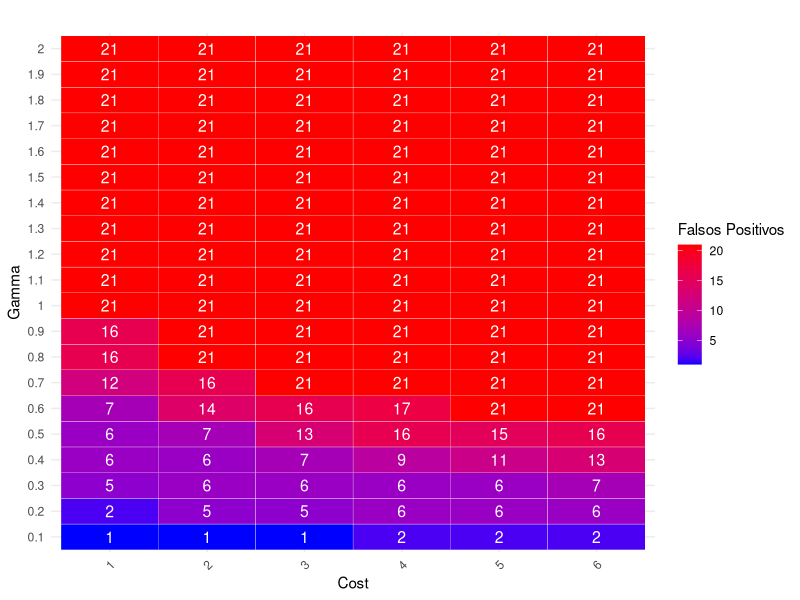
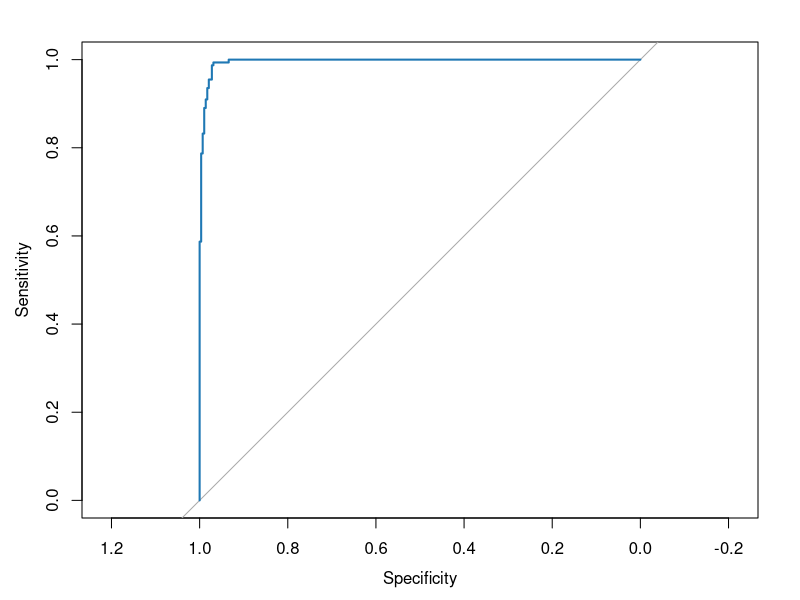
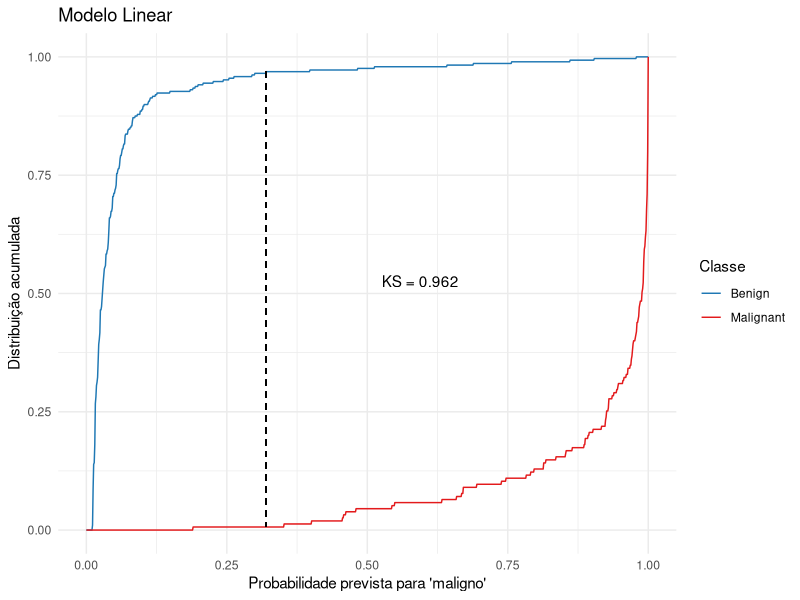
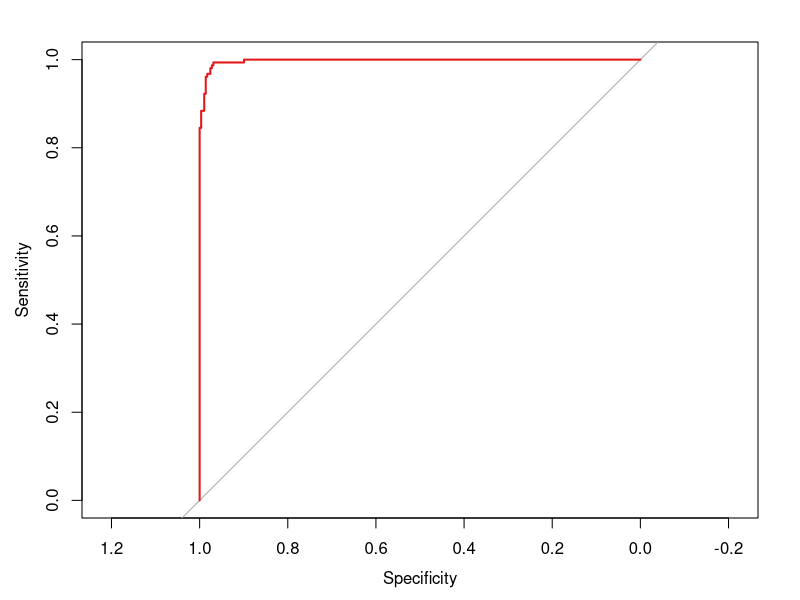
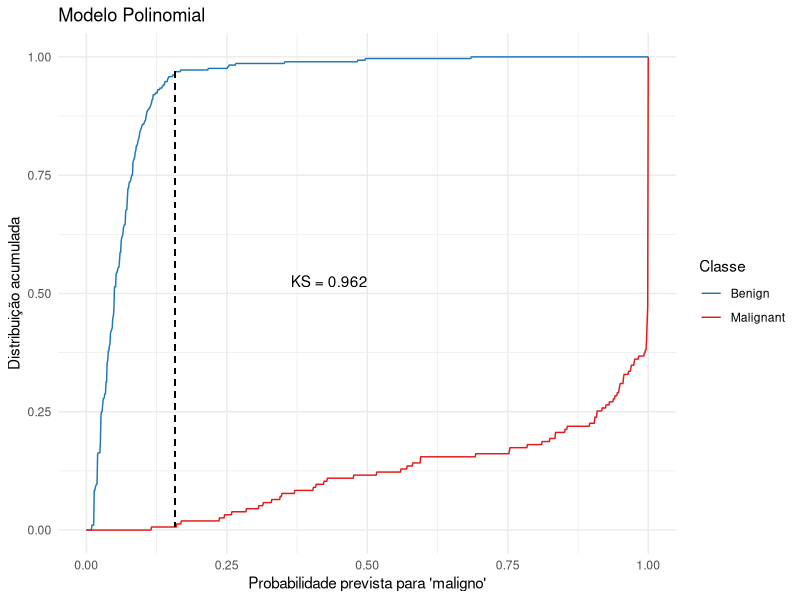

Generate these figures, in order, with R: (Note: this script raises an error after producing the figures.)
## ---- chunk 1
knitr::opts_chunk$set(echo = TRUE, warning = FALSE, message = FALSE)
## ---- chunk 2

load_or_install <- function(packages) {
  for (package_name in packages) {
    if (!requireNamespace(package_name, quietly = TRUE)) {
      install.packages(package_name)
    }
    suppressPackageStartupMessages(library(package_name, character.only = TRUE))
  }
}

required_packages <- c(
  "mlbench", "e1071", "caret", "dplyr", "ggplot2", "reshape2", "pROC", "gridExtra", "scales"
)

load_or_install(required_packages)
## ---- chunk 3
data("BreastCancer")
bc <- BreastCancer[, -1]
bc[bc == "?"] <- NA
bc <- na.omit(bc)
table(BreastCancer$Class)
table(bc$Class)
bc[, -10] <- lapply(bc[, -10], function(x) as.numeric(as.character(x)))
bc$Class <- as.factor(bc$Class)

## ---- chunk 4
set.seed(64324)
trainIndex <- createDataPartition(bc$Class, p = 0.35, list = FALSE)
trainData <- bc[trainIndex, ]
testData  <- bc[-trainIndex, ]

trainData$Classe <- "Treino"
testData$Classe  <- "Teste"
combinedData <- bind_rows(trainData, testData)

trainData <- trainData[,-11]
testData <- testData[,-11]

## ---- chunk 5
# Achando o melhor modelo ------------------------------------------------------

buscar_melhor_modelo_fp <- function(gammas, costs,
                                    kernel = "poly",#melhor performance 
                                    train_data, test_data) {
  # Pacotes
  if (!requireNamespace("e1071", quietly = TRUE)) install.packages("e1071")
  if (!requireNamespace("caret", quietly = TRUE)) install.packages("caret")
  library(e1071)
  library(caret)
  
  # Resultado inicial
  resultados <- data.frame(
    Gamma = numeric(),
    Cost = numeric(),
    Falsos_Positivos = numeric(),
    Accuracy = numeric(),
    Recall = numeric(),
    Specificity = numeric(),
    Balanced_Accuracy = numeric(),
    Kappa = numeric(),
    stringsAsFactors = FALSE
  )
  
  # Loop sobre gama e custo
  for (g in gammas) {
    for (c in costs) {
      
      # Treinar modelo
      modelo <- svm(Class ~ ., data = train_data, kernel = kernel,
                    gamma = g, cost = c, cross=10, probability = TRUE)
      
      
      # Prever
      predicoes <- predict(modelo, test_data)
      
      # Matriz de confusão
      conf_mat <- confusionMatrix(predicoes, test_data$Class)
      
      # Falsos Positivos Médicos
      # (Previu maligno e era benigno)
      tabela <- conf_mat$table
      falsos_positivos <- tabela["malignant","benign"]
      
      # Métricas extras
      acc <- conf_mat$overall["Accuracy"]
      recall <- conf_mat$byClass["Sensitivity"]
      specificity <- conf_mat$byClass["Specificity"]
      balanced_acc <- (recall + specificity) / 2
      kappa <- conf_mat$overall["Kappa"]
      
      # Salvar resultados
      resultados <- rbind(resultados, data.frame(
        Gamma = g,
        Cost = c,
        Falsos_Positivos = falsos_positivos,
        Accuracy = acc,
        Recall = recall,
        Specificity = specificity,
        Balanced_Accuracy = balanced_acc,
        Kappa = kappa
      ))
    }
  }
  
  # Encontrar o melhor (menor falsos positivos)
  melhor_idx <- which.min(resultados$Falsos_Positivos)
  melhor_modelo <- resultados[melhor_idx, ]
  
  # Reajustar o modelo com os melhores parâmetros
  melhor_fit <- svm(Class ~ ., data = train_data,
                    kernel = kernel,
                    gamma = melhor_modelo$Gamma,
                    cost = melhor_modelo$Cost,
                    cross = 10,
                    probability = TRUE)
  
  # Retornar
  return(list(
    Resultados_Grade = resultados,
    Melhor_Modelo = melhor_modelo,
    Modelo_Fit = melhor_fit
  ))
}


# Definindo a faixa de valores
gammas <- seq(0.1, 2, by = 0.1)
costs <- seq(1, 6, by = 1)

# Executando a busca
resultado_busca <- buscar_melhor_modelo_fp(
  gammas = gammas,
  costs = costs,
  kernel = "polynomial", # tem que alterar para cada kernel => radial ou linear ou sigmoid
  train_data = trainData,
  test_data = testData
)

# Visualizar a tabela completa
#resultado_busca$Resultados_Grade

# Visualizar o melhor modelo encontrado
resultado_busca$Melhor_Modelo

# Acessar o modelo treinado final
resultado_busca$Modelo_Fit

# Falsos positivos
resultado_busca$Melhor_Modelo$Falsos_Positivos


# LINEAR 8
# poly 11
# POLYNOMIAL 1 -> VENCEDOR!!!!
# SIGMOID 8

# VISUALIZANDO GRÁFICAMENTE_____________________________________________________

# Gerar Heatmap dos Falsos Positivos
plot_fp_heatmap <- function(resultados_grade) {
  if (!requireNamespace("ggplot2", quietly = TRUE)) install.packages("ggplot2")
  library(ggplot2)
  
  ggplot(resultados_grade, aes(x = as.factor(Cost),
                               y = as.factor(Gamma), fill = Falsos_Positivos)) +
    geom_tile(color = "white") +
    geom_text(aes(label = Falsos_Positivos), color = "white", size = 4) +
    scale_fill_gradient(low = "blue", high = "red") +
    labs(title = "",
         x = "Cost",
         y = "Gamma",
         fill = "Falsos Positivos") +
    theme_minimal() +
    theme(axis.text.x = element_text(angle = 45, hjust = 1))
}

# Só rodar:

plot_fp_heatmap(resultado_busca$Resultados_Grade)
## ---- chunk 6
# Modelos SVM ------------------------------------------------------------------
# MODELO poly ------------------------------------------------------------------


# SVM poly com parâmetros ajustados + cross-validation
fit.poly <- svm(Class ~ ., data = trainData,
                kernel = "polynomial",
                gamma = 0.1,
                cost = 1,
                cross=10,
                probability = TRUE)

summary(fit.poly)

# Previsão com modelo ajustado
pred_final_poly <- predict(fit.poly, testData, probability = TRUE)
conf_matrix <- confusionMatrix(pred_final_poly, testData$Class)
print(conf_matrix)





# MODELO LINEAR-----------------------------------------------------------------

# Ajustar o modelo Linear também com cross-validation
fit.linear <- svm(Class ~ ., data = trainData,
                  kernel = "linear",
                  gamma = 0.1,
                  cost = 1,  # Podemos começar com cost padrão = 1
                  cross = 10,
                  probability = TRUE)

# Predição com modelo Linear ajustado
pred_final_linear <- predict(fit.linear, testData, probability = TRUE)

# Matriz de confusão
conf_matrix_linear <- confusionMatrix(pred_final_linear, testData$Class)
print(conf_matrix_linear)


## ---- chunk 7

# Comparação SVM poly vs SVM Linear - MODELOS AJUSTADOS-----------------------

# Avaliação polynomial
conf_poly <- confusionMatrix(pred_final_poly,
                               testData$Class)  # usando pred_final do fit.poly
probs_poly <- attr(predict(fit.poly, testData,
                             probability = TRUE), "probabilities")[, "malignant"]
roc_poly <- roc(testData$Class, probs_poly,
                  levels = c("benign", "malignant"), direction = "<")
auc_poly <- auc(roc_poly)

# Avaliação Linear
conf_linear <- confusionMatrix(pred_final_linear,
                               testData$Class)  # usando pred_final_linear do fit.linear
probs_linear <- attr(predict(fit.linear, testData,
                             probability = TRUE), "probabilities")[, "malignant"]
roc_linear <- roc(testData$Class, probs_linear,
                  levels = c("benign", "malignant"), direction = "<")
auc_linear <- auc(roc_linear)

# Função para calcular Precision e F1-Score
calc_metrics <- function(conf_mat) {
  precision <- conf_mat$byClass["Pos Pred Value"]  # Precision
  recall <- conf_mat$byClass["Sensitivity"]        # Recall
  specificity <- conf_mat$byClass["Specificity"]   # Specificity
  f1 <- 2 * ((precision * recall) / (precision + recall)) # F1 Score
  balanced_acc <- (recall + specificity) / 2              # Balanced Accuracy
  kappa <- conf_mat$overall["Kappa"]                      # Kappa
  
  return(c(precision, recall, specificity, f1, balanced_acc, kappa))
}

# Aplicar função
metrics_poly <- calc_metrics(conf_poly)
metrics_linear <- calc_metrics(conf_linear)

# Construir Tabela Final
resultado_completo <- data.frame(
  Modelo = c("SVM polynomial (ajustado)", "SVM Linear (ajustado)"),
  Acuracia = c(conf_poly$overall["Accuracy"], conf_linear$overall["Accuracy"]),
  Precision = c(metrics_poly[1], metrics_linear[1]),
  Recall = c(metrics_poly[2], metrics_linear[2]),
  Specificity = c(metrics_poly[3], metrics_linear[3]),
  F1_Score = c(metrics_poly[4], metrics_linear[4]),
  Balanced_Accuracy = c(metrics_poly[5], metrics_linear[5]),
  Kappa = c(metrics_poly[6], metrics_linear[6]),
  AUC = c(auc_poly, auc_linear)
)

# Visualizar
print(resultado_completo)



## ---- chunk 8

# Curva ROC LINEAR -------------------------------------------------------------


# Calcular probabilidades previstas para o modelo Linear
probs_linear <- attr(predict(fit.linear, testData, probability = TRUE),
                     "probabilities")[, "malignant"]

# Curva ROC para modelo Linear
roc_curve_linear <- roc(testData$Class, probs_linear,
                        levels = c("benign", "malignant"), direction = "<")

# Plotar a Curva ROC
plot(roc_curve_linear, col = "#1f78b4", main = "")

# Calcular AUC
auc_linear <- auc(roc_curve_linear)
cat("AUC do Modelo Linear:", round(auc_linear, 3), "\n")


# Transformar classes em binárias (1 = "malignant", 0 = "benign")
y_true_linear <- ifelse(testData$Class == "malignant", 1, 0)

# Obter probabilidades previstas para a classe "malignant" do modelo linear
probs_linear <- attr(predict(fit.linear, testData, probability = TRUE),
                     "probabilities")[, "malignant"]

# Organizar em um data frame
df_ks_linear <- data.frame(probs = probs_linear, actual = y_true_linear)

# Separar as distribuições cumulativas
ecdf_malignant_linear <- ecdf(df_ks_linear$probs[df_ks_linear$actual == 1])
ecdf_benign_linear    <- ecdf(df_ks_linear$probs[df_ks_linear$actual == 0])

# Sequência de pontos para comparar
probs_seq_linear <- seq(0, 1, by = 0.001)

# Calcular as distâncias absolutas
diffs_linear <- abs(ecdf_malignant_linear(probs_seq_linear) - ecdf_benign_linear(probs_seq_linear))
ks_statistic_linear <- max(diffs_linear)

# Resultado da Estatística KS
cat("Estatística KS do Modelo Linear:", round(ks_statistic_linear, 3), "\n")

# Criar dataframe de ECDFs
df_ecdf_linear <- data.frame(
  Prob = probs_seq_linear,
  Benign = ecdf_benign_linear(probs_seq_linear),
  Malignant = ecdf_malignant_linear(probs_seq_linear)
)

# Adicionar coluna de diferença
df_ecdf_linear <- df_ecdf_linear %>%
  mutate(KS_Diff = abs(Malignant - Benign))

# Encontrar o ponto de maior separação (KS)
max_ks_linear <- df_ecdf_linear[which.max(df_ecdf_linear$KS_Diff), ]

# Gráfico para o Modelo Linear
ggplot(df_ecdf_linear, aes(x = Prob)) +
  geom_line(aes(y = Benign, color = "Benign")) +
  geom_line(aes(y = Malignant, color = "Malignant")) +
  geom_segment(aes(x = max_ks_linear$Prob, xend = max_ks_linear$Prob,
                   y = max_ks_linear$Benign, yend = max_ks_linear$Malignant),
               color = "black", linetype = "dashed") +
  annotate("text", x = max_ks_linear$Prob,
           y = (max_ks_linear$Benign + max_ks_linear$Malignant)/2,
           label = paste("KS =", round(ks_statistic_linear, 3)),
           vjust = -1, hjust = -1.5) +
  scale_color_manual(values = c("Benign" = "#1f78b4", "Malignant" = "#e31a1c")) +
  labs(title = "Modelo Linear",
       x = "Probabilidade prevista para 'maligno'",
       y = "Distribuição acumulada",
       color = "Classe") +
  theme_minimal()




# Curva ROC  poly --------------------------------------------------------------

# Probabilidades para classe "malignant" - Usando fit.poly ajustado
probs_poly <- attr(predict(fit.poly, testData,
                           probability = TRUE), "probabilities")[, "malignant"]

# Curva ROC para modelo poly ajustado
roc_curve_poly <- roc(testData$Class, probs_poly,
                      levels = c("benign", "malignant"), direction = "<")

# Plotar a Curva ROC
plot(roc_curve_poly, col = "#e31a1c",
     main = "")

# Calcular AUC
auc_value_poly <- auc(roc_curve_poly)
cat("AUC do Modelo Polinomial (ajustado):", round(auc_value_poly, 3), "\n")

# Isso significa que, em X% das vezes, o modelo consegue ranquear 
# um caso maligno acima de um benigno (em termos de probabilidade).


# ANALISANDO A DIFERENCIAÇÃO DAS DISTRIBUIÇÕES POR CLASSE ---------------------

# Transformar classes em binárias (1 = "malignant", 0 = "benign")
y_true_poly <- ifelse(testData$Class == "malignant", 1, 0)

# Organizar em um data frame
df_ks_poly <- data.frame(probs = probs_poly, actual = y_true_poly)

# Separar as distribuições cumulativas
ecdf_malignant_poly <- ecdf(df_ks_poly$probs[df_ks_poly$actual == 1])
ecdf_benign_poly    <- ecdf(df_ks_poly$probs[df_ks_poly$actual == 0])

# Sequência de pontos para comparar
probs_seq_poly <- seq(0, 1, by = 0.001)

# Calcular as distâncias absolutas
diffs_poly <- abs(ecdf_malignant_poly(probs_seq_poly) - ecdf_benign_poly(probs_seq_poly))
ks_statistic_poly <- max(diffs_poly)

# Resultado da Estatística KS
cat("Estatística KS do Modelo Polinomial (ajustado):",
    round(ks_statistic_poly, 3), "\n")

# Criar dataframe para plotagem das ECDFs
df_ecdf_poly <- data.frame(
  Prob = probs_seq_poly,
  Benign = ecdf_benign_poly(probs_seq_poly),
  Malignant = ecdf_malignant_poly(probs_seq_poly)
)

df_ecdf_poly <- df_ecdf_poly %>%
  mutate(KS_Diff = abs(Malignant - Benign))

# Encontrar o ponto máximo de separação (KS)
max_ks_poly <- df_ecdf_poly[which.max(df_ecdf_poly$KS_Diff), ]

# Gráfico de KS - Modelo poly
ggplot(df_ecdf_poly, aes(x = Prob)) +
  geom_line(aes(y = Benign, color = "Benign")) +
  geom_line(aes(y = Malignant, color = "Malignant")) +
  geom_segment(aes(x = max_ks_poly$Prob, xend = max_ks_poly$Prob,
                   y = max_ks_poly$Benign, yend = max_ks_poly$Malignant),
               color = "black", linetype = "dashed") +
  annotate("text", x = max_ks_poly$Prob,
           y = (max_ks_poly$Benign + max_ks_poly$Malignant)/2,
           label = paste("KS =", round(ks_statistic_poly, 3)),
           vjust = -1, hjust = -1.5) +
  scale_color_manual(values = c("Benign" = "#1f78b4", "Malignant" = "#e31a1c")) +
  labs(title = "Modelo Polinomial",
       x = "Probabilidade prevista para 'maligno'",
       y = "Distribuição acumulada",
       color = "Classe") +
  theme_minimal()


# COMPARAçÂO CURVA ROC E KS (LINEAR vc poly)----------------------------------

# Comparação AUC
cat("\nComparação de AUC:\n")
cat(" - SVM poly:", round(auc_poly, 3), "\n")
cat(" - SVM Linear:", round(auc_linear, 3), "\n")

if (auc_poly > auc_linear) {
  cat("Melhor AUC: SVM poly\n")
} else if (auc_poly < auc_linear) {
  cat("Melhor AUC: SVM Linear\n")
} else {
  cat("Empate em AUC\n")
}

# Comparação KS
cat("\nComparação de Estatística KS:\n")
cat(" - SVM poly:", round(ks_statistic_poly, 3), "\n")
cat(" - SVM Linear:", round(ks_statistic_linear, 3), "\n")

if (ks_statistic_poly > ks_statistic_linear) {
  cat("Maior separação KS: SVM poly\n")
} else if (ks_statistic_poly < ks_statistic_linear) {
  cat("Maior separação KS: SVM Linear\n")
} else {
  cat("Empate na Estatística KS\n")
}


## ---- chunk 9

# IMPORTANCIA DAS VARIÁVEIS-----------------------------------------------------

# Importância das variáveis
varImpPlot <- varImp(fit.poly)
print(varImpPlot)
plot(varImpPlot)

# Preparar o dataframe para ggplot
imp_df <- varImpPlot$importance
imp_df$Variable <- rownames(imp_df)

# Gráfico de Importância
ggplot(imp_df, aes(x = reorder(Variable, benign), y = benign)) +
  geom_col(fill = "#1f78b4") +
  coord_flip() +
  geom_hline(yintercept = 60, linetype = "dashed", color = "darkgray") +
  geom_hline(yintercept = 100, linetype = "dashed", color = "red") +
  geom_text(aes(label = round(benign, 1)), hjust = -0.1, size = 3.5, color = "black") +
  labs(title = "Importância das Variáveis - SVM Polinomial Ajustado",
       x = "Variável", y = "Importância (%)") +
  theme_minimal() +
  theme(axis.text = element_text(size = 10),
        plot.title = element_text(size = 14, face = "bold"))



## ---- chunk 10

# Fronteiras de Decisão das top 4 variáveis ------------------------------------

# Função para criar o gráfico de fronteira para um par de variáveis
plot_single_decision_boundary <- function(model_fit, train_data, var1, var2) {
  # Pacotes
  if (!requireNamespace("ggplot2", quietly = TRUE)) install.packages("ggplot2")
  library(ggplot2)
  
  # Calcular médias das variáveis
  media_vars <- sapply(train_data, function(x) if(is.numeric(x)) mean(x, na.rm = TRUE) else NA)
  
  # Criar grid variando apenas var1 e var2
  x_seq <- seq(min(train_data[[var1]]), max(train_data[[var1]]), length.out = 100)
  y_seq <- seq(min(train_data[[var2]]), max(train_data[[var2]]), length.out = 100)
  grid <- expand.grid(x_seq, y_seq)
  colnames(grid) <- c(var1, var2)
  
  # Preencher as demais variáveis com a média
  for (col in colnames(train_data)) {
    if (!(col %in% c(var1, var2, "Class"))) {
      grid[[col]] <- media_vars[col]
    }
  }
  
  # Previsão usando o modelo completo
  grid$Class <- predict(model_fit, newdata = grid)
  
  # Criar o gráfico
  p <- ggplot() +
    geom_point(data = grid, aes_string(x = var1, y = var2, color = "Class"),
               shape = 15, alpha = 0.3, size = 1) +
    geom_point(data = train_data, aes_string(x = var1, y = var2, color = "Class"),
               shape = 16, size = 1.8) +
    scale_color_manual(values = c("benign" = "#1f78b4", "malignant" = "#e31a1c")) +
    labs(title = paste("", var1, "vs", var2),
         x = var1, y = var2) +
    theme_minimal()
  
  return(p)
}


# Exemplo de chamada para uma dupla
plot1 <- plot_single_decision_boundary(fit.poly, testData, "Cell.size", "Cell.shape")
plot2 <- plot_single_decision_boundary(fit.poly, testData, "Cell.size", "Bare.nuclei")
plot3 <- plot_single_decision_boundary(fit.poly, testData, "Cell.size", "Bl.cromatin")
plot4 <- plot_single_decision_boundary(fit.poly, testData, "Cell.shape", "Bare.nuclei")
plot5 <- plot_single_decision_boundary(fit.poly, testData, "Cell.shape", "Bl.cromatin")
plot6 <- plot_single_decision_boundary(fit.poly, testData, "Bare.nuclei", "Bl.cromatin")

library(gridExtra)

grid.arrange(plot1, plot2, nrow = 1, ncol = 2)
grid.arrange(plot3, plot4, nrow = 1, ncol = 2)
grid.arrange(plot5, plot6, nrow = 1, ncol = 2)




## ---- chunk 11
# PCA e visualização ----------------------------------------------------------

# PCA GERAL

# Selecionar colunas numéricas
numeric_features_total <- combinedData %>% select(-Class, -Classe)

# PCA
pca_total_result <- prcomp(numeric_features_total, scale. = TRUE)

combinedData_PCA <- combinedData %>%
  mutate(PC1 = pca_total_result$x[, 1],
         PC2 = pca_total_result$x[, 2])

summary(pca_total_result)

ggplot(combinedData_PCA, aes(x = PC1, y = PC2, color = Class, shape = Classe)) +
  geom_point(alpha = 0.7) +
  labs(title = "Distribuição dos Dados no Espaço PCA") +
  theme_minimal() +
  scale_color_manual(values = c("benign" = "#1f78b4", "malignant" = "#e31a1c")) +
  scale_shape_manual(values = c(16, 17))



# Criando o modelo - Divisão treino e teste
set.seed(64324)
trainIndex <- createDataPartition(bc$Class, p = 0.35, list = FALSE)
trainData <- bc[trainIndex, ]
testData  <- bc[-trainIndex, ]

trainData$Classe <- "Treino"
testData$Classe  <- "Teste"



# Estrutura de treino:

# Selecionar colunas numéricas
numeric_features_train <- trainData %>% select(-Class, -Classe)

# PCA
pca_result_train <- prcomp(numeric_features_train, scale. = TRUE)

trainData_PCA <- trainData %>%
  mutate(PC1 = pca_result_train$x[, 1],
         PC2 = pca_result_train$x[, 2])

summary(pca_result_train)


# Estrutura de teste:

# Selecionar colunas numéricas
numeric_features_test <- testData %>% select(-Class, -Classe)

# PCA
pca_result_test <- prcomp(numeric_features_test, scale. = TRUE)

testData_PCA <- testData %>%
  mutate(PC1 = pca_result_test$x[, 1],
         PC2 = pca_result_test$x[, 2])

summary(pca_result_test)



# Gráfico PCA - teste 
ggplot(trainData_PCA, aes(x = PC1, y = PC2, color = Class, shape = Classe)) +
  geom_point(alpha = 0.7) +
  labs(title = "Distribuição dos Dados no Espaço PCA - treino") +
  theme_minimal() +
  scale_color_manual(values = c("benign" = "#1f78b4", "malignant" = "#e31a1c")) +
  scale_shape_manual(values = c(16, 17))

# teste
ggplot(testData_PCA, aes(x = PC1, y = PC2, color = Class, shape = Classe)) +
  geom_point(alpha = 0.7) +
  labs(title = "Distribuição dos Dados no Espaço PCA - teste") +
  theme_minimal() +
  scale_color_manual(values = c("benign" = "#1f78b4", "malignant" = "#e31a1c")) +
  scale_shape_manual(values = c(16, 17))



# SVM Linear usando PC1 e PC2 --------------------------------------------------

fit.linear_pca <- svm(Class ~ PC1 + PC2,
                      data = trainData_PCA,
                      kernel = "linear",
                      gamma= 0.1,
                      cost = 1,        # cost pode ser ajustado conforme tuning
                      probability = TRUE,
                      cross = 10)


# Criar grade de pontos para previsão
  # Importante ressaltar -> criar a malha com todos os valores (treino e teste)
# para ter o range certo

x_range_pca <- seq(-4,
                   8, length.out = 100)
y_range_pca <- seq(-5,2.5, length.out = 100)
grid_pca <- expand.grid(PC1 = x_range_pca, PC2 = y_range_pca)
grid_pca$Class <- predict(fit.linear_pca, grid_pca)

# # Após PCA
train_pca_valores <- predict(fit.linear_pca, newdata = trainData_PCA[,c(12,13)])
test_pca_valores <- predict(fit.linear_pca, newdata = testData_PCA[,c(12,13)])

# Vamos comparar a média das projeções para o treino
mean_train_PC1 <- mean(trainData_PCA[,c(12)])
mean_test_PC1 <- mean(testData_PCA[,c(12)])

mean_train_PC2 <- mean(trainData_PCA[,c(13)])
mean_test_PC2 <- mean(testData_PCA[,c(13)])

# Se a direção da média for oposta, invertemos o sinal
if (mean_train_PC1 * mean_test_PC1 < 0) {
  testData_PCA[,c(12)] <- -testData_PCA[,c(12)]
}

if (mean_train_PC2 * mean_test_PC2 < 0) {
  testData_PCA[,c(13)] <- -testData_PCA[,c(13)]
}

# Necessário corrigir os eixos caso a 
# Componente possua médias com sinais diferentes


# Plotar fronteira de decisão para SVM Linear
ggplot() +
  geom_point(data = grid_pca, aes(x = PC1, y = PC2, color = Class),
             alpha = 0.15, shape = 15, size = 1.5) +
  geom_point(data = testData_PCA, aes(x = PC1, y = PC2,
                                          color = Class, shape = Classe),
             alpha = 0.8) +
  labs(title = "Fronteira de decisão do modelo linear",
       x = "Componente Principal 1 (PC1)",
       y = "Componente Principal 2 (PC2)") +
  theme_minimal() +
  scale_color_manual(values = c("benign" = "#1f78b4", "malignant" = "#e31a1c")) +
  scale_shape_manual(values = c(16, 17))

pred_linear_pca <- predict(fit.linear_pca, testData_PCA[,c(12,13)], probability = TRUE)
conf_linear_pca <- confusionMatrix(pred_linear_pca, testData_PCA$Class)
print(conf_linear_pca)


# Fronteira de Decisão poly (usando PCA) -------------------------------------

# Treinar modelo ajustado usando PC1 e PC2
fit.poly_pca <- svm(Class ~ PC1 + PC2,
                    data = trainData_PCA,
                    kernel = "polynomial",
                    gamma = 0.1,    # se quiser manter o ajuste manual
                    cost = 1,
                    probability = TRUE,
                    cross = 10)


# Criar grade de pontos para previsão
# Importante ressaltar -> criar a malha com todos os valores (treino e teste)
# para ter o range certo

x_range_pca <- seq(-4,
                   8, length.out = 100)
y_range_pca <- seq(-5,2.5, length.out = 100)
grid_pca <- expand.grid(PC1 = x_range_pca, PC2 = y_range_pca)
grid_pca$Class <- predict(fit.poly_pca, grid_pca)


# Vamos comparar a média das projeções para o treino
mean_train_PC1 <- mean(trainData_PCA[,c(12)])
mean_test_PC1 <- mean(testData_PCA[,c(12)])

mean_train_PC2 <- mean(trainData_PCA[,c(13)])
mean_test_PC2 <- mean(testData_PCA[,c(13)])

# Se a direção da média for oposta, invertemos o sinal
if (mean_train_PC1 * mean_test_PC1 < 0) {
  testData_PCA[,c(12)] <- -testData_PCA[,c(12)]
}

if (mean_train_PC2 * mean_test_PC2 < 0) {
  testData_PCA[,c(13)] <- -testData_PCA[,c(13)]
}

# Necessário corrigir os eixos caso a 
# Componente possua médias com sinais diferentes


# Plotar fronteira de decisão para SVM Poly
ggplot() +
  geom_point(data = grid_pca, aes(x = PC1, y = PC2, color = Class),
             alpha = 0.15, shape = 15, size = 1.5) +
  geom_point(data = testData_PCA, aes(x = PC1, y = PC2,
                                      color = Class, shape = Classe),
             alpha = 0.8) +
  labs(title = "Fronteira de decisão do modelo polinomial",
       x = "Componente Principal 1 (PC1)",
       y = "Componente Principal 2 (PC2)") +
  theme_minimal() +
  scale_color_manual(values = c("benign" = "#1f78b4", "malignant" = "#e31a1c")) +
  scale_shape_manual(values = c(16, 17))

pred_poli_pca <- predict(fit.poly_pca, testData_PCA[,c(12,13)], probability = TRUE)
conf_poli_pca <- confusionMatrix(pred_poli_pca, testData_PCA$Class)
print(conf_poli_pca)


# Comparação das fronteiras visuais dos modelos --------------------------------


# Previsão usando modelo ajustado linear
grid_pca$Class_Linear <- predict(fit.linear_pca, newdata = grid_pca)

# Previsão usando modelo ajustado poly
grid_pca$Class_poly <- predict(fit.poly_pca, newdata = grid_pca)


names(grid_pca)[5] <- "Classe"

ggplot() +
  # Fronteira SVM poly (como fundo)
  geom_point(data = grid_pca, aes(x = PC1, y = PC2, color = Classe),
             alpha = 0.15, shape = 15, size = 1) +
  # Fronteira SVM Linear (como contorno)
  geom_contour(data = grid_pca, aes(x = PC1, y = PC2,
                                    z = as.numeric(Class_Linear == "malignant")),
               color = "black", linetype = "dashed") +
  # Pontos reais dos dados
  geom_point(data = testData_PCA, aes(x = PC1, y = PC2,
                                          color = Class, shape = Classe),
             alpha = 0.9, size = 2) +
  labs(title = "",x = "Componente Principal 1 (PC1)",
       y = "Componente Principal 2 (PC2)") +
  scale_color_manual(values = c("benign" = "#1f78b4", "malignant" = "#e31a1c")) +
  scale_shape_manual(values = c(16, 17)) +
  theme_minimal()

names(grid_pca)[5] <- "Class_poly"

# Comparação das medidas entre os modelos de PCA--------------------------------

metrics_poli_pca <- calc_metrics(conf_poli_pca)
metrics_linear_pca <- calc_metrics(conf_linear_pca)


# Construir a Tabela
resultado_completo_pca <- data.frame(
  Modelo = c("SVM Polinomial Ajustado (PCA)", "SVM Linear Ajustado (PCA)"),
  Acuracia = c(conf_poli_pca$overall["Accuracy"], conf_linear_pca$overall["Accuracy"]),
  Precision = c(metrics_poli_pca[1], metrics_linear_pca[1]),
  Recall = c(metrics_poli_pca[2], metrics_linear_pca[2]),
  Specificity = c(metrics_poli_pca[3], metrics_linear_pca[3]),
  F1_Score = c(metrics_poli_pca[4], metrics_linear_pca[4]),
  Balanced_Accuracy = c(metrics_poli_pca[5], metrics_linear_pca[5]),
  Kappa = c(metrics_poli_pca[6], metrics_linear_pca[6])
)

# Visualizar
print(resultado_completo_pca)

# Extração de Falsos Positivos
fp_poli_pca <- conf_poli_pca$table["malignant","benign"]
fp_linear_pca <- conf_linear_pca$table["malignant","benign"]

# Criar dataframe
df_fp_pca <- data.frame(
  Modelo = c("SVM Polinomial Ajustado (PCA)", "SVM Linear Ajustado (PCA)"),
  Falsos_Positivos = c(fp_poli_pca, fp_linear_pca)
)

# Proporções
df_fp_pca$Proporcao <- df_fp_pca$Falsos_Positivos/sum(df_fp_pca$Falsos_Positivos)
df_fp_pca$Label <- paste0(df_fp_pca$Falsos_Positivos, " (", 
                          scales::percent(df_fp_pca$Proporcao, accuracy = 0.1), ")")


# Teste de McNemar no espaço PCA
tabela_mcnemar_pca <- table(pred_poli_pca, pred_linear_pca)
mcnemar_test_pca <- mcnemar.test(tabela_mcnemar_pca)

# Resultado
cat("Teste de McNemar no PCA:\n")
cat(" - Estatística de teste:", round(mcnemar_test_pca$statistic, 3), "\n")
cat(" - p-valor:", mcnemar_test_pca$p.value, "\n\n")

if (mcnemar_test_pca$p.value < 0.05) {
  cat("Diferença estatisticamente significativa entre os modelos no PCA!\n")
} else {
  cat("Sem diferença estatisticamente significativa no PCA.\n")
}


# FUNÇÃO DE DECISÃO DO MELHOR MODELO -------------------------------------------

comparar_modelos_fp_completo <- function(fit_poly, fit_linear, fit_poly_pca,
                                         fit_linear_pca, true_labels,
                                         true_labels_pca) {
  # Carregar pacote necessário
  if (!requireNamespace("caret", quietly = TRUE)) install.packages("caret")
  library(caret)
  
  cat("\n============================\n")
  cat("📊 Comparação MODELOS ORIGINAIS\n")
  cat("============================\n")
  
  # Modelos Originais
  pred_poly <- predict(fit_poly, newdata = testData, probability = TRUE)
  pred_linear <- predict(fit_linear, newdata = testData, probability = TRUE)
  
  conf_poly <- confusionMatrix(pred_poly, true_labels)
  conf_linear <- confusionMatrix(pred_linear, true_labels)
  
  fp_poly <- conf_poly$table["malignant","benign"]
  fp_linear <- conf_linear$table["malignant","benign"]
  
  cat("🔍 Falsos Positivos (Modelos Originais):\n")
  cat(" - SVM poly:", fp_poly, "\n")
  cat(" - SVM Linear:", fp_linear, "\n\n")
  
  if (fp_poly < fp_linear) {
    melhor_modelo_original <- "SVM poly"
    cat("Melhor modelo (Original): SVM poly\n\n")
  } else if (fp_poly > fp_linear) {
    melhor_modelo_original <- "SVM Linear"
    cat("Melhor modelo (Original): SVM Linear\n\n")
  } else {
    melhor_modelo_original <- "Empate"
    cat("Empate no Modelo Original\n\n")
  }
  
  tabela_mcnemar_original <- table(pred_poly, pred_linear)
  mc_test_original <- mcnemar.test(tabela_mcnemar_original)
  
  cat("Teste de McNemar (Modelos Originais):\n")
  cat(" - Estatística:", round(mc_test_original$statistic, 3), "\n")
  cat(" - p-valor:", mc_test_original$p.value, "\n")
  if (mc_test_original$p.value < 0.05) {
    cat("Diferença significativa entre os modelos ao nível de 5% (Original)!\n\n")
  } else {
    cat("Sem diferença significativa ao nível de 5% (Original).\n\n")
  }
  
  
  cat("\n============================\n")
  cat("Comparação MODELOS PCA\n")
  cat("============================\n")
  
  # Modelos PCA
  pred_poly_pca <- predict(fit_poly_pca, newdata = testData_PCA[,c(12,13)], probability = T)
  pred_linear_pca <- predict(fit_linear_pca, newdata = testData_PCA[,c(12,13)], probability = T)
  

  
  conf_poly_pca <- confusionMatrix(pred_poly_pca, true_labels_pca)
  conf_linear_pca <- confusionMatrix(pred_linear_pca, true_labels_pca)
  
  fp_poly_pca <- conf_poly_pca$table["malignant","benign"]
  fp_linear_pca <- conf_linear_pca$table["malignant","benign"]
  
  cat("-> Falsos Positivos (Modelos PCA):\n")
  cat(" - SVM poly PCA:", fp_poly_pca, "\n")
  cat(" - SVM Linear PCA:", fp_linear_pca, "\n\n")
  
  if (fp_poly_pca < fp_linear_pca) {
    melhor_modelo_pca <- "SVM poly PCA"
    cat("Melhor modelo (PCA): SVM poly PCA\n\n")
  } else if (fp_poly_pca > fp_linear_pca) {
    melhor_modelo_pca <- "SVM Linear PCA"
    cat("Melhor modelo (PCA): SVM Linear PCA\n\n")
  } else {
    melhor_modelo_pca <- "Empate"
    cat("Empate no Modelo PCA\n\n")
  }
  
  tabela_mcnemar_pca <- table(pred_poly_pca, pred_linear_pca)
  mc_test_pca <- mcnemar.test(tabela_mcnemar_pca)
  
  cat("-> Teste de McNemar (Modelos PCA):\n")
  cat(" - Estatística:", round(mc_test_pca$statistic, 3), "\n")
  cat(" - p-valor:", mc_test_pca$p.value, "\n")
  if (mc_test_pca$p.value < 0.05) {
    cat("Diferença significativa entre os modelos ao nível de 5% (PCA)!\n")
  } else {
    cat("Sem diferença significativa ao nível de 5% (PCA).\n")
  }
  
  # Retorna uma lista para salvar se quiser
  return(list(
    Original = list(
      Falsos_Positivos = c(poly = fp_poly, Linear = fp_linear),
      Melhor_Modelo = melhor_modelo_original,
      McNemar_Test = mc_test_original
    ),
    PCA = list(
      Falsos_Positivos = c(poly_PCA = fp_poly_pca, Linear_PCA = fp_linear_pca),
      Melhor_Modelo = melhor_modelo_pca,
      McNemar_Test = mc_test_pca
    )
  ))
}

# Chamada da função
resultado_comparacao_completo <- comparar_modelos_fp_completo(
  fit_poly = fit.poly,
  fit_linear = fit.linear,
  fit_poly_pca = fit.poly_pca,
  fit_linear_pca = fit.linear_pca,
  true_labels = testData$Class,
  true_labels_pca = testData_PCA$Class
)



